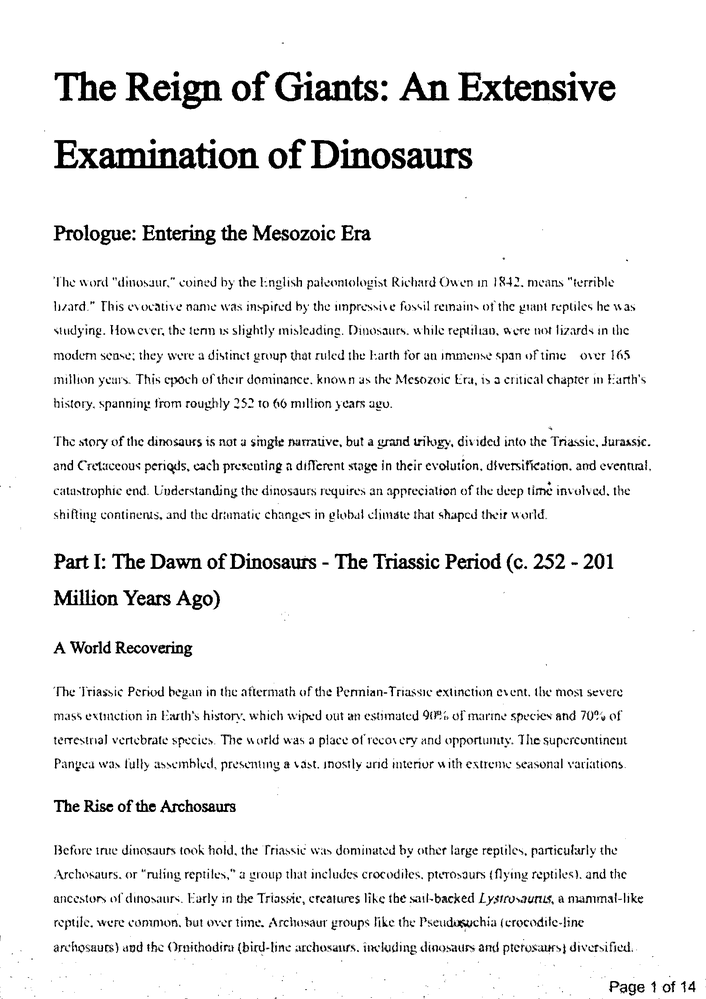
#> input picture Poland/enhanced_cleaned/enhanced_sample_1_noisy.png, 706 x 999 px, shrunk from 1653 x 2339 before the run
$ python -i main.py   (imports and definitions only)
#> lines starting #> are read from the running program, lines starting #| are printed output that depends on the picture; after the words box and inside, x2 and y2 are one past the last pixel; in counts of white or black regions, pixels touching at a corner belong together
import cv2
import numpy as np
import sys
import os

def enhanced_nutrient_denoise(input_path, output_path):
    """
    Enhanced with clearer text contours
    """
#> called with output_path = 'out.png'
    img = cv2.imread(input_path)
#> img is the input picture: shape (999, 706, 3); min 0, max 255, mean 238.7
    if img is None:
        raise ValueError(f"Cannot load image: {input_path}")

    gray = cv2.cvtColor(img, cv2.COLOR_BGR2GRAY)

    print(f"Processing: {input_path}")

    # Gentle noise removal (preserves edges)
    denoised = cv2.medianBlur(gray, 3)
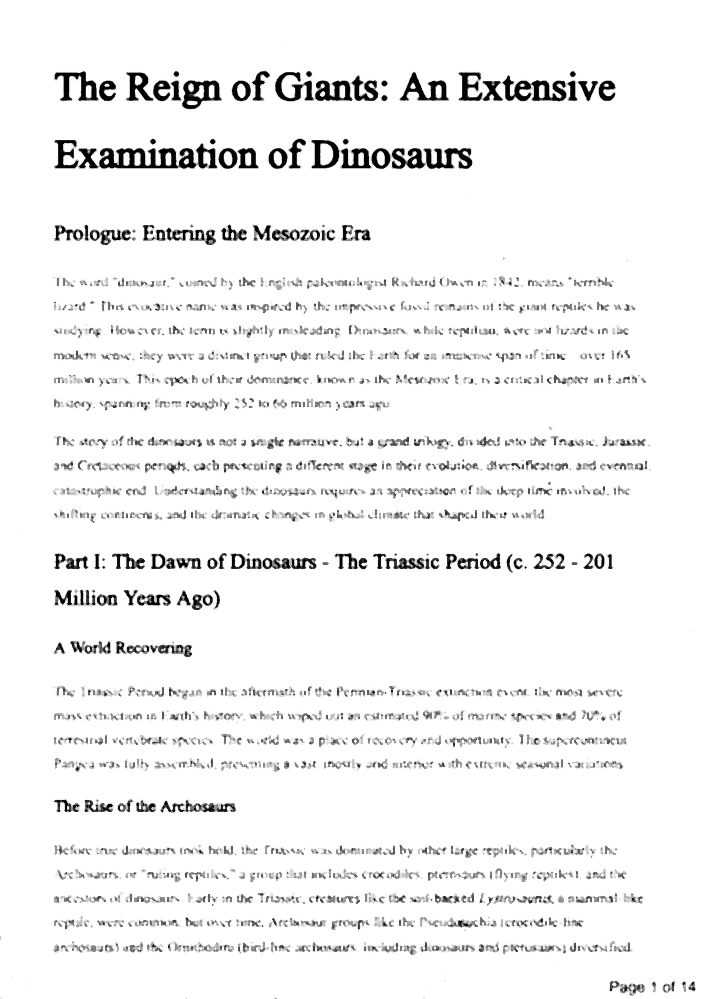
#> denoised: shape (999, 706); min 0, max 255, mean 242

    #Enhance edges and text contours
    # Use bilateral filter to preserve edges while denoising
    bilateral = cv2.bilateralFilter(denoised, 9, 75, 75)

    # Sharpen the image to enhance text contours
    kernel_sharpen = np.array([[-1,-1,-1],
                              [-1, 9,-1],
                              [-1,-1,-1]])
    sharpened = cv2.filter2D(bilateral, -1, kernel_sharpen)
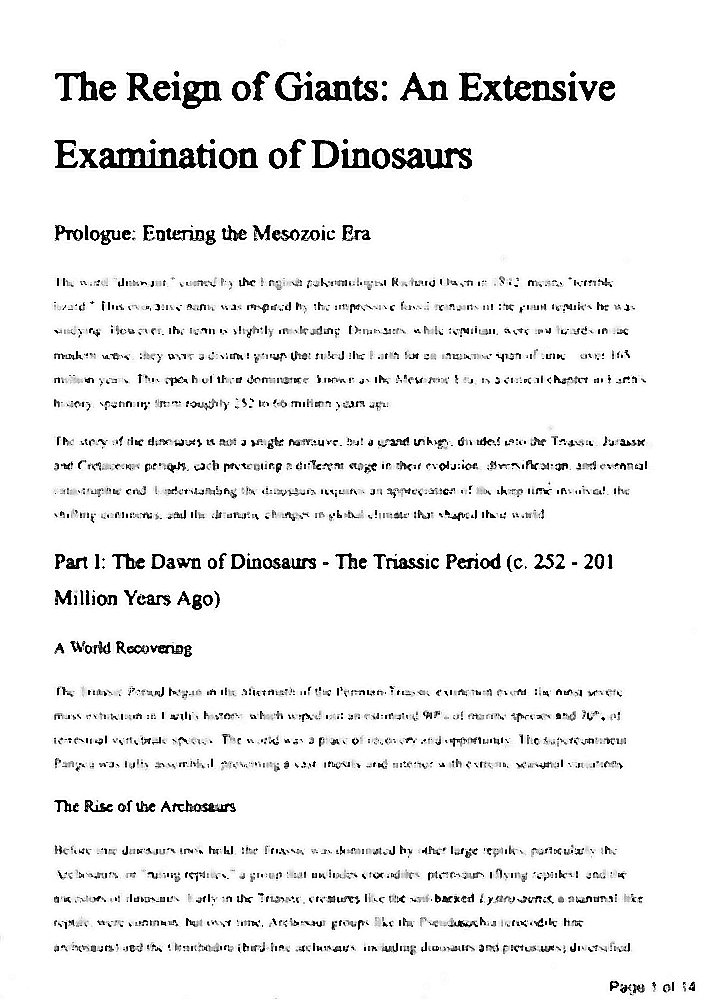
#> sharpened: shape (999, 706); min 0, max 255, mean 240.2

    #threshold for clean binarization
    _, binary = cv2.threshold(sharpened, 0, 255, cv2.THRESH_BINARY + cv2.THRESH_OTSU)
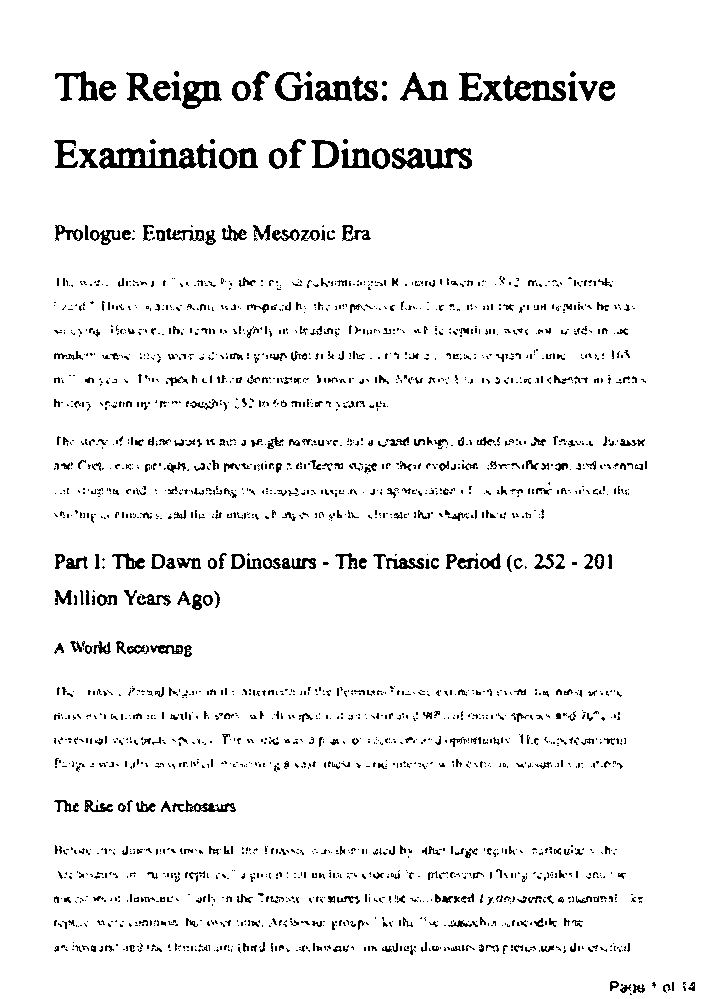
#> binary: shape (999, 706); 94.5% white; 2347 black regions (1947 under 20 px), largest, box (x1, y1, x2, y2) and area: (99, 144, 217, 169) 1411, (503, 75, 566, 101) 775, (182, 81, 222, 109) 593

    # Clean up with minimal morphological operations
    kernel = np.ones((1, 1), np.uint8)
    cleaned = cv2.morphologyEx(binary, cv2.MORPH_OPEN, kernel)

    cv2.imwrite(output_path, cleaned)
    print(f"Enhanced image saved: {output_path}")

    return cleaned

def process_all_documents():
    noisy_folder = "noisy"
    output_folder = "enhanced_cleaned"

    os.makedirs(output_folder, exist_ok=True)

    if not os.path.exists(noisy_folder):
        print(f"Noisy folder not found: {noisy_folder}")
        print(f"Current directory: {os.getcwd()}")
        return

    print(f"Processing folder: {noisy_folder}")

    # Process each image
    for filename in os.listdir(noisy_folder):
        if filename.lower().endswith(('.png', '.jpg', '.jpeg')):
            input_path = os.path.join(noisy_folder, filename)
            output_path = os.path.join(output_folder, f"enhanced_{filename}")

            print(f"\nEnhancing: {filename}")
            try:
                enhanced_nutrient_denoise(input_path, output_path)
            except Exception as e:
                print(f"Error: {e}")

# [7 lines not run here, left out]

>>> result = enhanced_nutrient_denoise('enhanced_cleaned/enhanced_sample_1_noisy.png', 'out.png')
